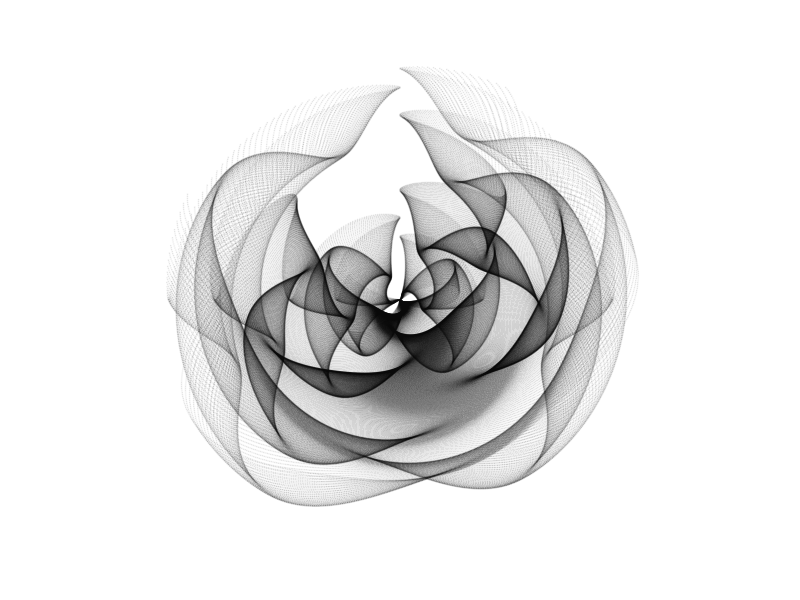

This chart was generated by the following R code:
## ---- chunk 1
# Code test
print ("Hello world!")

## ---- chunk 2
print("New feature")
## ---- chunk 3
1+1
## ---- chunk 4
2+2
1+1
## ---- chunk 5

## ---- chunk 6

## ---- chunk 7
library(ggplot2)

## ---- chunk 8
xy <- seq(from = -3,
          to = 3, 
          by = 0.01)
expand.grid(x = xy,
            y = xy) |>
  ggplot(
    mapping = aes(
      x = (1 - x - sin(y^2)),
      y = (1 + y - cos(x^2)))) +
  geom_point(alpha = 0.05,
             shape = 20,
             size = 0) +
  theme_void() +
  coord_polar()

